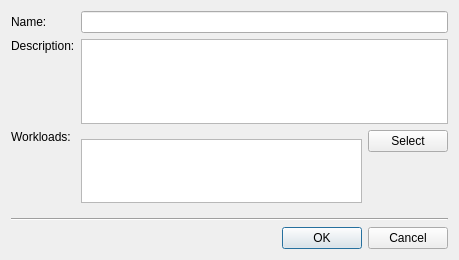
<?xml version="1.0" encoding="UTF-8"?>
<ui version="4.0">
 <class>tt3::gui::CreateBeneficiaryDialog</class>
 <widget class="QDialog" name="tt3::gui::CreateBeneficiaryDialog">
  <property name="geometry">
   <rect>
    <x>0</x>
    <y>0</y>
    <width>459</width>
    <height>260</height>
   </rect>
  </property>
  <property name="windowTitle">
   <string>Create beneficiary</string>
  </property>
  <property name="windowIcon">
   <iconset resource="tt3-gui.qrc">
    <normaloff>:/tt3-gui/Resources/Images/Actions/CreateBeneficiaryLarge.png</normaloff>:/tt3-gui/Resources/Images/Actions/CreateBeneficiaryLarge.png</iconset>
  </property>
  <property name="modal">
   <bool>true</bool>
  </property>
  <layout class="QGridLayout" name="gridLayout">
   <item row="0" column="0">
    <widget class="QLabel" name="displayNameLabel">
     <property name="text">
      <string>Name:</string>
     </property>
    </widget>
   </item>
   <item row="1" column="0">
    <widget class="QLabel" name="descriptionLabel">
     <property name="text">
      <string>Description:</string>
     </property>
     <property name="alignment">
      <set>Qt::AlignmentFlag::AlignLeading|Qt::AlignmentFlag::AlignLeft|Qt::AlignmentFlag::AlignTop</set>
     </property>
    </widget>
   </item>
   <item row="1" column="1" colspan="2">
    <widget class="QPlainTextEdit" name="descriptionPlainTextEdit">
     <property name="sizePolicy">
      <sizepolicy hsizetype="Expanding" vsizetype="Fixed">
       <horstretch>0</horstretch>
       <verstretch>0</verstretch>
      </sizepolicy>
     </property>
     <property name="maximumSize">
      <size>
       <width>16777215</width>
       <height>85</height>
      </size>
     </property>
    </widget>
   </item>
   <item row="2" column="0">
    <widget class="QLabel" name="workloadsLabel">
     <property name="text">
      <string>Workloads:</string>
     </property>
     <property name="alignment">
      <set>Qt::AlignmentFlag::AlignLeading|Qt::AlignmentFlag::AlignLeft|Qt::AlignmentFlag::AlignTop</set>
     </property>
    </widget>
   </item>
   <item row="2" column="1" rowspan="2">
    <widget class="QListWidget" name="workloadsListWidget">
     <property name="sizePolicy">
      <sizepolicy hsizetype="Expanding" vsizetype="Expanding">
       <horstretch>0</horstretch>
       <verstretch>64</verstretch>
      </sizepolicy>
     </property>
     <property name="maximumSize">
      <size>
       <width>16777215</width>
       <height>64</height>
      </size>
     </property>
     <property name="baseSize">
      <size>
       <width>0</width>
       <height>64</height>
      </size>
     </property>
    </widget>
   </item>
   <item row="2" column="2">
    <widget class="QPushButton" name="selectWorkloadsPushButton">
     <property name="text">
      <string>Select</string>
     </property>
     <property name="icon">
      <iconset resource="tt3-gui.qrc">
       <normaloff>:/tt3-gui/Resources/Images/Actions/ViewWorkStreamSmall.png</normaloff>:/tt3-gui/Resources/Images/Actions/ViewWorkStreamSmall.png</iconset>
     </property>
    </widget>
   </item>
   <item row="3" column="2">
    <spacer name="verticalSpacer">
     <property name="orientation">
      <enum>Qt::Orientation::Vertical</enum>
     </property>
     <property name="sizeHint" stdset="0">
      <size>
       <width>20</width>
       <height>28</height>
      </size>
     </property>
    </spacer>
   </item>
   <item row="4" column="0" colspan="3">
    <widget class="Line" name="line">
     <property name="orientation">
      <enum>Qt::Orientation::Horizontal</enum>
     </property>
    </widget>
   </item>
   <item row="5" column="0" colspan="3">
    <widget class="QDialogButtonBox" name="buttonBox">
     <property name="orientation">
      <enum>Qt::Orientation::Horizontal</enum>
     </property>
     <property name="standardButtons">
      <set>QDialogButtonBox::StandardButton::Cancel|QDialogButtonBox::StandardButton::Ok</set>
     </property>
    </widget>
   </item>
   <item row="0" column="1" colspan="2">
    <widget class="QLineEdit" name="displayNameLineEdit"/>
   </item>
  </layout>
 </widget>
 <tabstops>
  <tabstop>displayNameLineEdit</tabstop>
  <tabstop>descriptionPlainTextEdit</tabstop>
  <tabstop>workloadsListWidget</tabstop>
  <tabstop>selectWorkloadsPushButton</tabstop>
 </tabstops>
 <resources>
  <include location="tt3-gui.qrc"/>
 </resources>
 <connections>
  <connection>
   <sender>buttonBox</sender>
   <signal>accepted()</signal>
   <receiver>tt3::gui::CreateBeneficiaryDialog</receiver>
   <slot>accept()</slot>
   <hints>
    <hint type="sourcelabel">
     <x>248</x>
     <y>254</y>
    </hint>
    <hint type="destinationlabel">
     <x>157</x>
     <y>274</y>
    </hint>
   </hints>
  </connection>
  <connection>
   <sender>buttonBox</sender>
   <signal>rejected()</signal>
   <receiver>tt3::gui::CreateBeneficiaryDialog</receiver>
   <slot>reject()</slot>
   <hints>
    <hint type="sourcelabel">
     <x>316</x>
     <y>260</y>
    </hint>
    <hint type="destinationlabel">
     <x>286</x>
     <y>274</y>
    </hint>
   </hints>
  </connection>
  <connection>
   <sender>displayNameLineEdit</sender>
   <signal>textChanged(QString)</signal>
   <receiver>tt3::gui::CreateBeneficiaryDialog</receiver>
   <slot>_displayNameLineEditTextChanged(QString)</slot>
   <hints>
    <hint type="sourcelabel">
     <x>228</x>
     <y>24</y>
    </hint>
    <hint type="destinationlabel">
     <x>229</x>
     <y>129</y>
    </hint>
   </hints>
  </connection>
  <connection>
   <sender>descriptionPlainTextEdit</sender>
   <signal>textChanged()</signal>
   <receiver>tt3::gui::CreateBeneficiaryDialog</receiver>
   <slot>_descriptionPlainTextEditTextChanged()</slot>
   <hints>
    <hint type="sourcelabel">
     <x>272</x>
     <y>88</y>
    </hint>
    <hint type="destinationlabel">
     <x>229</x>
     <y>129</y>
    </hint>
   </hints>
  </connection>
  <connection>
   <sender>selectWorkloadsPushButton</sender>
   <signal>clicked()</signal>
   <receiver>tt3::gui::CreateBeneficiaryDialog</receiver>
   <slot>_selectWorkloadsPushButtonClicked()</slot>
   <hints>
    <hint type="sourcelabel">
     <x>407</x>
     <y>151</y>
    </hint>
    <hint type="destinationlabel">
     <x>229</x>
     <y>129</y>
    </hint>
   </hints>
  </connection>
 </connections>
 <slots>
  <slot>_displayNameLineEditTextChanged(QString)</slot>
  <slot>_descriptionPlainTextEditTextChanged()</slot>
  <slot>_selectWorkloadsPushButtonClicked()</slot>
 </slots>
</ui>
